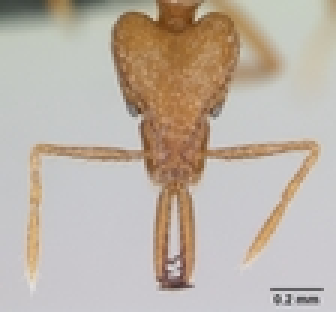
#> input picture antcolor/Tests/AntImages/head9.jpg, 112 x 104 px, found by its file name (shown 3 times larger)
$ python CvSnakesTest.py
#> lines starting #> are read from the running program, lines starting #| are printed output that depends on the picture
import numpy as np
import matplotlib.pyplot as plt
from skimage.color import rgb2gray
from skimage import data
from skimage.filters import gaussian
from skimage.segmentation import active_contour
import cv2
from matplotlib import path
from skimage import img_as_float
from PIL import Image
from PIL import ImageEnhance

img = Image.open('AntImages\head9.jpg')
#> img is the input picture: PIL image 112x104 RGB; mean R, G, B 188.7, 178.3, 167.5
contrasted = ImageEnhance.Contrast(img).enhance(2)
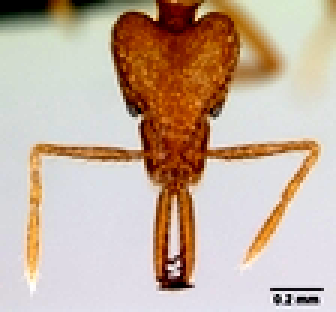
#> contrasted: PIL image 112x104 RGB (shown 3 times larger); mean R, G, B 197.6, 177.1, 161
contrastedarr = np.array(contrasted)
greyscaled = cv2.cvtColor(contrastedarr, cv2.COLOR_BGR2GRAY)
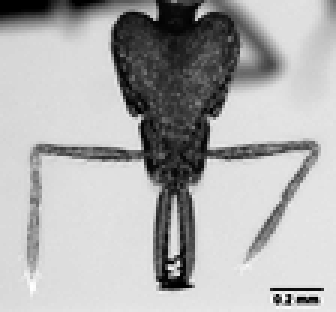
#> greyscaled: shape (104, 112) (shown 3 times larger); min 0, max 255, mean 174.5
filtered = cv2.bilateralFilter(greyscaled, 6, 50, 50)
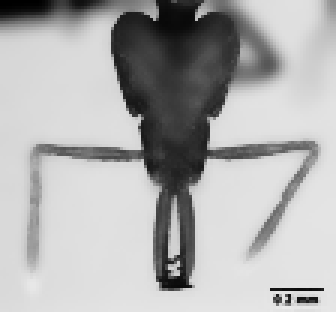
#> filtered: shape (104, 112) (shown 3 times larger); min 0, max 235, mean 174.7
edged = cv2.Canny(filtered, 100, 200) #100, 225 #125, 250
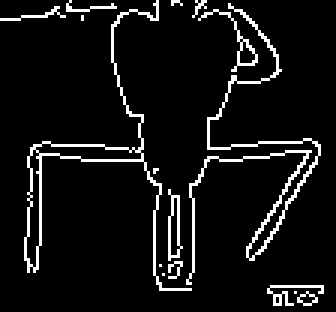
#> edged: shape (104, 112) (shown 3 times larger); 7.3% white in thin lines or dots

img = img_as_float(edged)
#> img: shape (104, 112) float64; values 0 (black) and 1 (white), 7.3% white in thin lines or dots
#cv2.imshow('c', data.astronaut())
#cv2.waitKey()
forsnake = img

height = forsnake.shape[0]
#> height = 104
width = forsnake.shape[1]
#> width = 112
sdiameter = height * 0.6
#> sdiameter = 62.4

s = np.linspace(0, 2*np.pi, sdiameter)
#> s = 62 values from 0 to 6.28
x = width / 2 + sdiameter*np.cos(s)
y = height / 2 - (height / 20) + sdiameter*np.sin(s) * (height / width)
init = np.array([x, y]).T

# [4 lines of commented-out code are left out]
finished = False

while(not finished):
    snake = active_contour(img, init, alpha=0.15, beta=1, gamma=0.05, w_line=0.1, w_edge=1) #0.005
    print(snake)
    if(len(snake) > 0):
        finished = True
#> this loop made 1 pass
#> (printed output is left out)

fig, ax = plt.subplots(figsize=(7, 7))
ax.imshow(forsnake, cmap=plt.cm.gray)
ax.plot(init[:, 0], init[:, 1], '--r', lw=3)
ax.plot(snake[:, 0], snake[:, 1], '-b', lw=3)
ax.set_xticks([]), ax.set_yticks([])
ax.axis([0, img.shape[1], img.shape[0], 0])
plt.show()
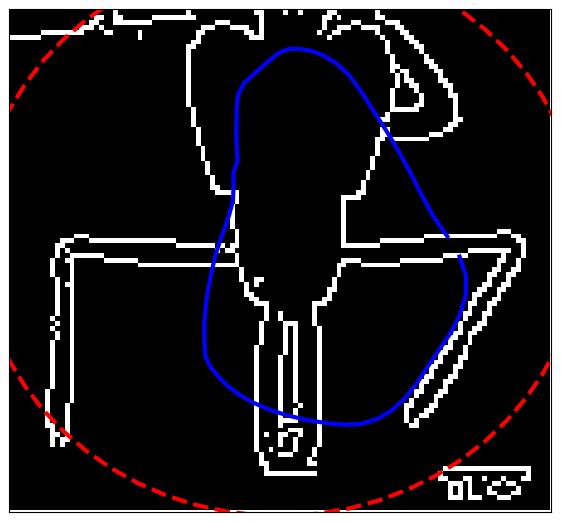
#> figure drawn by matplotlib, 1 panel

$ run again, with antcolor/Tests/AntImages/head1.jpg copied over antcolor/Tests/AntImages/head9.jpg
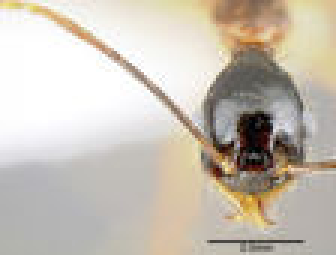
#> input picture antcolor/Tests/AntImages/head1.jpg, 112 x 85 px, found by its file name (shown 3 times larger)
#> img is the input picture: PIL image 112x85 RGB; mean R, G, B 200.4, 192.5, 180.8
#> `edged = cv2.Canny(filtered, 100, 200)`:
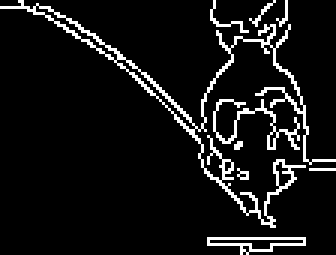
#> edged: shape (85, 112) (shown 3 times larger); 8.2% white in thin lines or dots
#> img: shape (85, 112) float64; values 0 (black) and 1 (white), 8.2% white in thin lines or dots
#> the loop `while(not finished):` made 1 pass
#> (printed output is left out)
#> `plt.show()`:
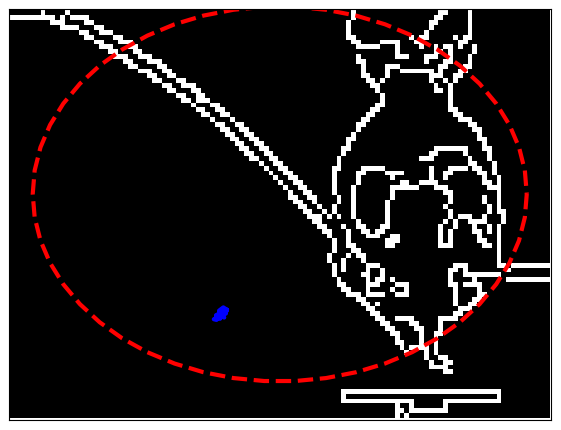
#> figure drawn by matplotlib, 1 panel

$ run again, with antcolor/Tests/AntImages/head2.jpg copied over antcolor/Tests/AntImages/head9.jpg
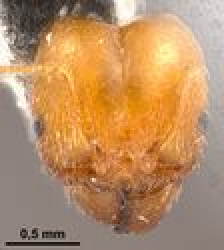
#> input picture antcolor/Tests/AntImages/head2.jpg, 112 x 125 px, found by its file name (shown 2 times larger)
#> img is the input picture: PIL image 112x125 RGB; mean R, G, B 184.4, 142.5, 101.3
#> `edged = cv2.Canny(filtered, 100, 200)`:
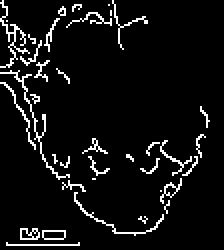
#> edged: shape (125, 112) (shown 2 times larger); 6.6% white in thin lines or dots
#> img: shape (125, 112) float64; values 0 (black) and 1 (white), 6.6% white in thin lines or dots
#> the loop `while(not finished):` made 1 pass
#> (printed output is left out)
#> `plt.show()`:
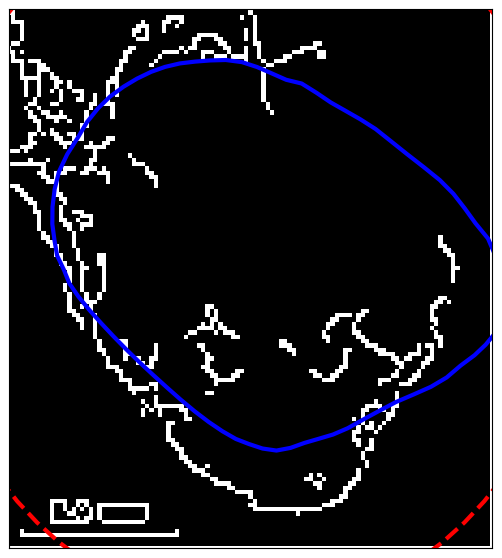
#> figure drawn by matplotlib, 1 panel
